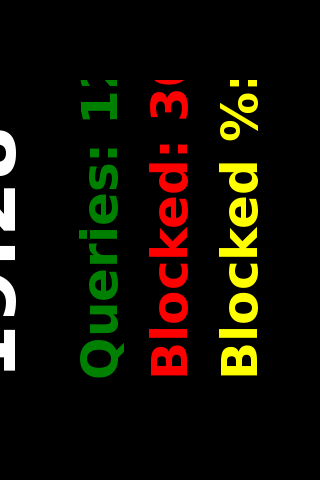

Recreate this plot in Python.
#!/usr/bin/env python3
import time
import sqlite3
from PIL import Image, ImageDraw, ImageFont
from datetime import datetime

# --- CONFIGURATION ---
FB_DEV = "/dev/fb1"       # Framebuffer device
WIDTH = 320               # Portrait width
HEIGHT = 480              # Portrait height
DB_PATH = "/etc/pihole/pihole-FTL.db"
UPDATE_INTERVAL = 5       # seconds

# --- FONTS ---
font_clock = ImageFont.truetype("/usr/share/fonts/truetype/dejavu/DejaVuSans-Bold.ttf", 80)  # Large clock
font_stat  = ImageFont.truetype("/usr/share/fonts/truetype/dejavu/DejaVuSans-Bold.ttf", 50)  # Stats smaller

# --- UTILITY FUNCTION ---
def draw_text_left(draw, text, y, font, color, x=20):
    draw.text((x, y), text, fill=color, font=font)

# --- GET PI-HOLE STATS ---
def get_stats():
    try:
        conn = sqlite3.connect(DB_PATH)
        cursor = conn.cursor()
        cursor.execute("SELECT id, value FROM counters;")
        rows = cursor.fetchall()
        conn.close()

        stats = {"queries": 0, "blocked": 0}
        for id, value in rows:
            if id == 0:
                stats["queries"] = value
            elif id == 1:
                stats["blocked"] = value

        stats["percent"] = (stats["blocked"] / stats["queries"] * 100) if stats["queries"] > 0 else 0
        return stats
    except Exception:
        return None

# --- DRAW DASHBOARD ---
def draw_screen(stats):
    img = Image.new("RGB", (WIDTH, HEIGHT), "black")
    draw = ImageDraw.Draw(img)

    # Clock (HH:MM) at top
    now = datetime.now().strftime("%H:%M")
    draw_text_left(draw, now, 20, font_clock, "white")

    # Stats below clock
    y_start = 150
    line_spacing = 70

    if stats:
        draw_text_left(draw, f"Queries: {stats['queries']}", y_start, font_stat, "green")
        draw_text_left(draw, f"Blocked: {stats['blocked']}", y_start + line_spacing, font_stat, "red")
        draw_text_left(draw, f"Blocked %: {stats['percent']:.2f}%", y_start + 2*line_spacing, font_stat, "yellow")

        # Percentage bar at bottom
        bar_height = 40
        bar_y = HEIGHT - 60
        bar_width = int((WIDTH - 40) * stats['percent'] / 100)
        draw.rectangle((20, bar_y, 20 + bar_width, bar_y + bar_height), fill="yellow")
        draw.rectangle((20, bar_y, WIDTH-20, bar_y + bar_height), outline="white", width=2)
    else:
        draw_text_left(draw, "DB Read Error", HEIGHT//2, font_stat, "red")

    # Rotate 90° clockwise to correct for 270° physical rotation
    img = img.rotate(90)

    return img

# --- WRITE IMAGE TO FRAMEBUFFER ---
from PIL import ImageChops

# RGB565 split into its high and low byte, per channel (lookup tables)
_R_HI = [v & 0xF8 for v in range(256)]
_G_HI = [v >> 5 for v in range(256)]
_G_LO = [(v & 0x1C) << 3 for v in range(256)]
_B_LO = [v >> 3 for v in range(256)]
FB_REFRESH = 60          # rewrite an unchanged frame at least this often (seconds)
_last_frame, _last_write = None, 0.0

def write_fb(img):
    """Send img to the framebuffer as little-endian RGB565 in a single write.
    Unchanged frames are skipped (but rewritten every FB_REFRESH seconds)."""
    global _last_frame, _last_write
    r, g, b = img.convert("RGB").split()
    hi = ImageChops.add(r.point(_R_HI), g.point(_G_HI))
    lo = ImageChops.add(g.point(_G_LO), b.point(_B_LO))
    frame = Image.merge("LA", (lo, hi)).tobytes()
    if frame == _last_frame and time.time() - _last_write < FB_REFRESH:
        return
    with open(FB_DEV, "wb") as f:
        f.write(frame)
    _last_frame, _last_write = frame, time.time()

# --- CPU SAVING ---
# Pi-hole numbers change slowly: query the database at most every STATS_TTL
# seconds and reuse the result for the frames in between.
STATS_TTL = 30

def _every(seconds, fn):
    cache = {"t": 0.0, "v": None}
    def wrapper(*args):
        if cache["v"] is None or time.time() - cache["t"] >= seconds:
            cache["v"], cache["t"] = fn(*args), time.time()
        return cache["v"]
    return wrapper

get_stats = _every(STATS_TTL, get_stats)

# --- MAIN LOOP ---
while True:
    stats = get_stats()
    img = draw_screen(stats)
    write_fb(img)
    time.sleep(UPDATE_INTERVAL)
